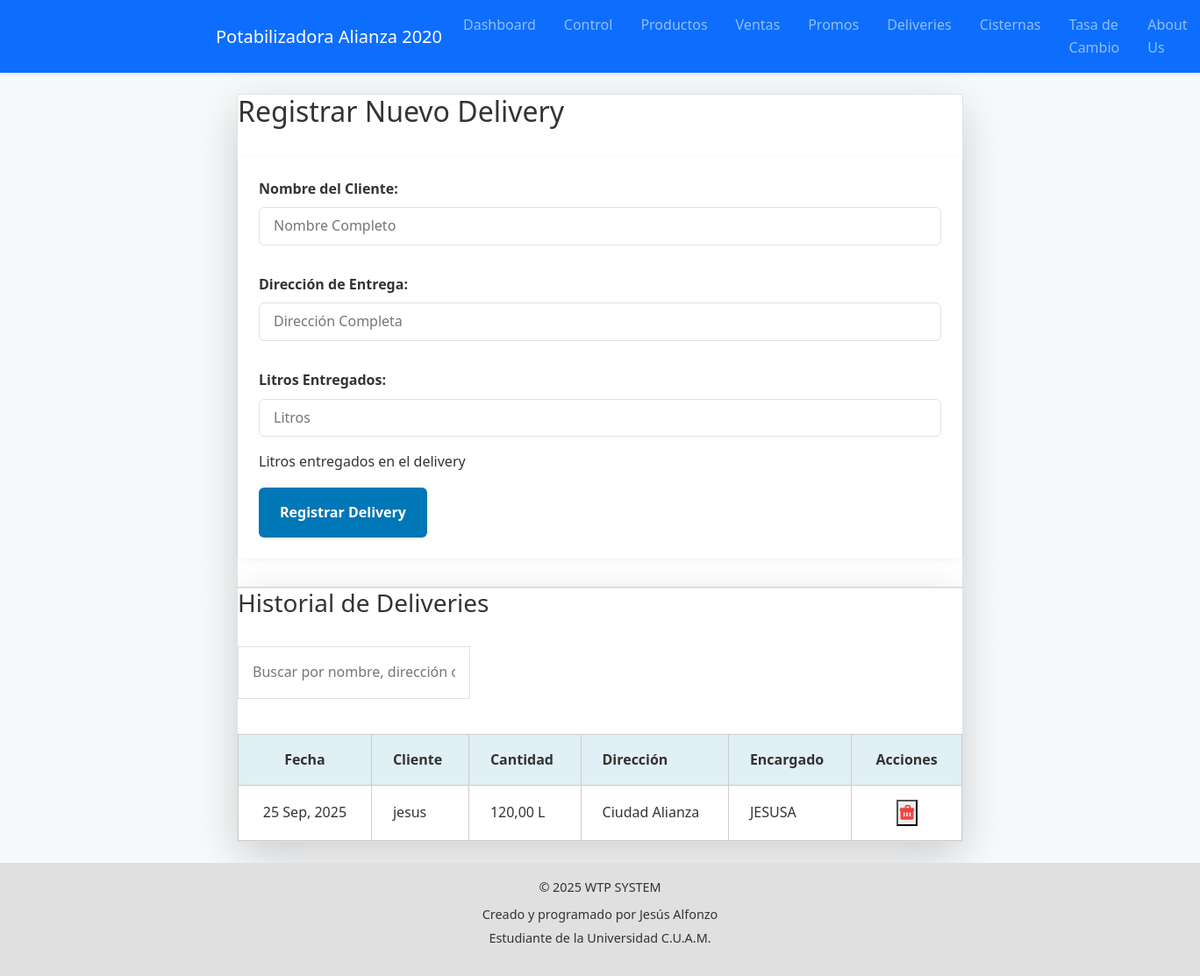
Page /deliveries/ (signed in) on the committed database.
### core/models.py (models this page shows, shortened)
class Delivery(models.Model):
    fecha = models.DateField(auto_now_add=True)
    hora = models.TimeField(auto_now_add=True)
    nombre_cliente = models.CharField(max_length=255)
    direccion = models.CharField(max_length=255)
    litros_entregados = models.DecimalField(
        max_digits=10,
        decimal_places=2,
        help_text="Litros entregados en el delivery"
    )
    encargado = models.ForeignKey(
        User,
        on_delete=models.SET_NULL,
        null=True,
        related_name="deliveries",
        help_text="Usuario encargado del delivery"
    )

class User(AbstractUser):
    ROLES = (
        ('trabajador', 'Trabajador'),
        ('encargada', 'Encargada de Deliveries'),
        ('dueno', 'Dueño'),
    )
    rol = models.CharField(max_length=20, choices=ROLES, default='trabajador')

### core/views_main.py (the view)
# urls.py: path('deliveries/', deliveries_view, name='deliveries'),
@login_required
def deliveries_view(request):
    if request.method == 'POST':
        form = DeliveryForm(request.POST)
        if form.is_valid():
            delivery = form.save(commit=False)
            delivery.encargado = request.user
            delivery.save()
            messages.success(request, "Delivery registrado correctamente.")
            return redirect('deliveries')
    else:
        form = DeliveryForm()
    deliveries = Delivery.objects.all().order_by('-fecha')
    return render(request, 'deliveries.html', {'form': form, 'deliveries': deliveries})

### core/forms.py
class DeliveryForm(forms.ModelForm):
    class Meta:
        model = Delivery
        fields = ['nombre_cliente', 'direccion', 'litros_entregados']
        labels = {
            'nombre_cliente': 'Nombre del Cliente',
            'direccion': 'Dirección de Entrega',
            'litros_entregados': 'Litros Entregados',
        }
        widgets = {
            'nombre_cliente': forms.TextInput(attrs={'class': FORM_WIDGET_CLASS, 'placeholder': 'Nombre Completo'}),
            'direccion': forms.TextInput(attrs={'class': FORM_WIDGET_CLASS, 'placeholder': 'Dirección Completa'}),
            'litros_entregados': forms.NumberInput(attrs={'class': FORM_WIDGET_CLASS, 'placeholder': 'Litros', 'min': '0', 'step': '0.01'}),
        }

### core/templates/core/deliveries.html (shortened to what this page needs)
{% extends 'core/base.html' %}
{% load static %}
{% block content %}
<div class="container mx-auto px-4 py-8">
  <div class="bg-white p-6 rounded-xl shadow-lg mb-8 border border-gray-200">
    <h2 class="text-2xl font-bold mb-4 text-gray-800 border-b-2 pb-2">Registrar Nuevo Delivery</h2>
    <form method="POST" class="space-y-4">
      {{ form.as_p }}
      <button type="submit" class="w-full bg-green-600 text-white font-semibold py-3 px-4 rounded-lg hover:bg-green-700 transition-colors duration-300 transform hover:scale-105">
        Registrar Delivery
      </button>
    </form>
  </div>
  <div class="bg-white p-6 rounded-xl shadow-lg border border-gray-200">
    <h3 class="text-2xl font-bold mb-4 text-gray-800 border-b-2 pb-2">Historial de Deliveries</h3>
    <div class="mb-4">
      <input type="text" id="searchDeliveries" placeholder="Buscar por nombre, dirección o encargado..." class="w-full p-3 border border-gray-300 rounded-lg focus:outline-none focus:ring focus:ring-blue-200 text-gray-700">
    </div>
    <div class="overflow-x-auto">
      <table class="w-full text-left table-auto">
        <thead>
          <tr class="bg-blue-50 text-blue-800 uppercase text-sm leading-normal">
            <th class="py-3 px-4 text-center">Fecha</th>
            <th class="py-3 px-4">Cliente</th>
            <th class="py-3 px-4">Cantidad</th>
            <th class="py-3 px-4">Dirección</th>
            <th class="py-3 px-4">Encargado</th>
            <th class="py-3 px-4 text-center">Acciones</th>
          </tr>
        </thead>
        <tbody class="text-gray-700 text-sm font-light">
          {% for d in deliveries %}
          <tr class="delivery-row border-b border-gray-200 table-row-hover">
            <td class="py-3 px-4 text-center">{{ d.fecha|date:"d M, Y" }}</td>
            <td class="py-3 px-4">{{ d.nombre_cliente }}</td>
            <td class="py-3 px-4">{{ d.litros_entregados }} L</td>
            <td class="py-3 px-4">{{ d.direccion }}</td>
            <td class="py-3 px-4">{{ d.encargado.username }}</td>
            <td class="py-3 px-4 text-center">
              <button
                class="delete-btn text-red-600 hover:text-red-800 transition-colors duration-200"
                data-delivery-id="{{ d.id }}"
                title="Eliminar Delivery">
              </button>
            </td>
          </tr>
          {% empty %}
          <tr>
            <td colspan="6" class="py-4 text-center text-gray-500">No hay deliveries registrados.</td>
          </tr>
          {% endfor %}
        </tbody>
      </table>
    </div>
  </div>
</div>
{% endblock %}

### core/static/css/styles.css (style rules this page uses)
* { margin: 0; padding: 0; box-sizing: border-box; }
body { font-family: 'Segoe UI', Tahoma, Geneva, Verdana, sans-serif; background-color: #f5f7fa; color: #333; line-height: 1.6; }
form { background-color: #ffffff; padding: 1.5rem; border-radius: 8px; box-shadow: 0 2px 8px rgba(0,0,0,0.05); margin-bottom: 2rem; }
form label { display: block; margin-bottom: 0.5rem; font-weight: bold; }
form input, form select, form textarea { width: 100%; padding: 0.6rem; margin-bottom: 1rem; border: 1px solid #ccc; border-radius: 6px; }
form button { background-color: #0077b6; color: white; padding: 0.6rem 1.2rem; border: none; border-radius: 6px; cursor: pointer; font-weight: bold; }
table { width: 100%; border-collapse: collapse; margin-top: 1rem; }
table th, table td { border: 1px solid #ccc; padding: 0.75rem; text-align: left; }
table th { background-color: #e1eff6; }

### core/templates/core/deliveries.html (style rules this page uses)
.container { max-width: 900px; }
input[type="text"], input[type="number"], input[type="time"] { transition: all 0.2s ease-in-out; }
.delete-icon { width: 20px; height: 20px; fill: #ef4444; transition: fill 0.2s ease-in-out; }

### rows in the picture
Delivery: fecha "25 Sep, 2025", nombre_cliente "jesus", litros_entregados "120,00", direccion "Ciudad Alianza", encargado.username "JESUSA"
